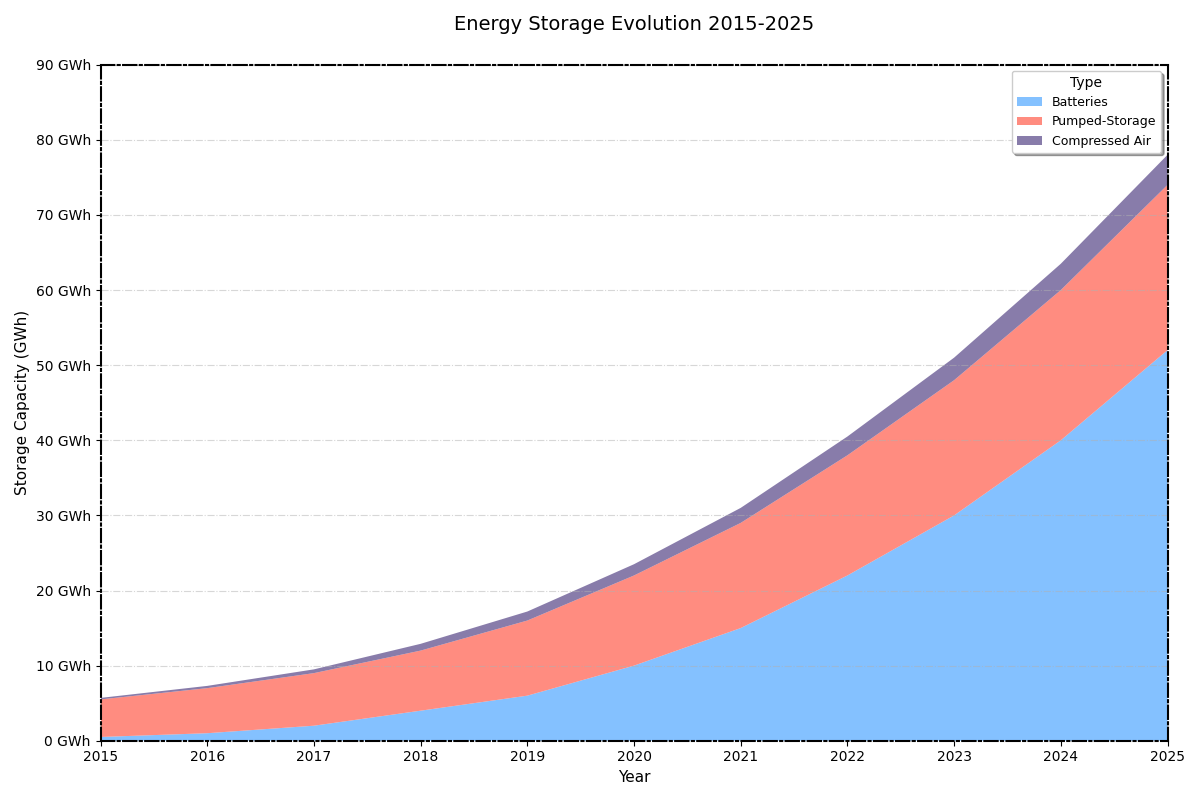

The script that drew this image:
import matplotlib.pyplot as plt
import numpy as np

years = np.arange(2015, 2026)

batteries = [0.5, 1, 2, 4, 6, 10, 15, 22, 30, 40, 52]
pumped_storage = [5, 6, 7, 8, 10, 12, 14, 16, 18, 20, 22]
compressed_air = [0.2, 0.3, 0.5, 0.9, 1.2, 1.5, 2, 2.5, 3, 3.5, 4]

storage_data = np.array([batteries, pumped_storage, compressed_air])

# New colors for each storage type
colors = ['#66B2FF', '#FF6F61', '#6B5B95']

fig, ax = plt.subplots(figsize=(12, 8))
ax.stackplot(years, storage_data, labels=["Batteries", "Pumped-Storage", "Compressed Air"], 
             colors=colors, alpha=0.8)

# Edited title with different font settings
ax.set_title("Energy Storage Evolution 2015-2025", fontsize=14, fontweight='medium', pad=25)
ax.set_xlabel("Year", fontsize=11)
ax.set_ylabel("Storage Capacity (GWh)", fontsize=11)
ax.set_xlim(years[0], years[-1])
ax.set_ylim(0, 90)
ax.set_xticks(years)
ax.yaxis.set_major_formatter(plt.FuncFormatter(lambda y, _: f'{int(y)} GWh'))

# Revised legend styling
ax.legend(loc='upper right', title="Type", fontsize=9, frameon=True, shadow=True)

# Changing the grid appearance
ax.grid(axis='y', linestyle='-.', alpha=0.5)

# Adding border styles by modifying spines
for spine in ax.spines.values():
    spine.set_linewidth(1.5)
    spine.set_linestyle('-.')

plt.tight_layout()
plt.show()
